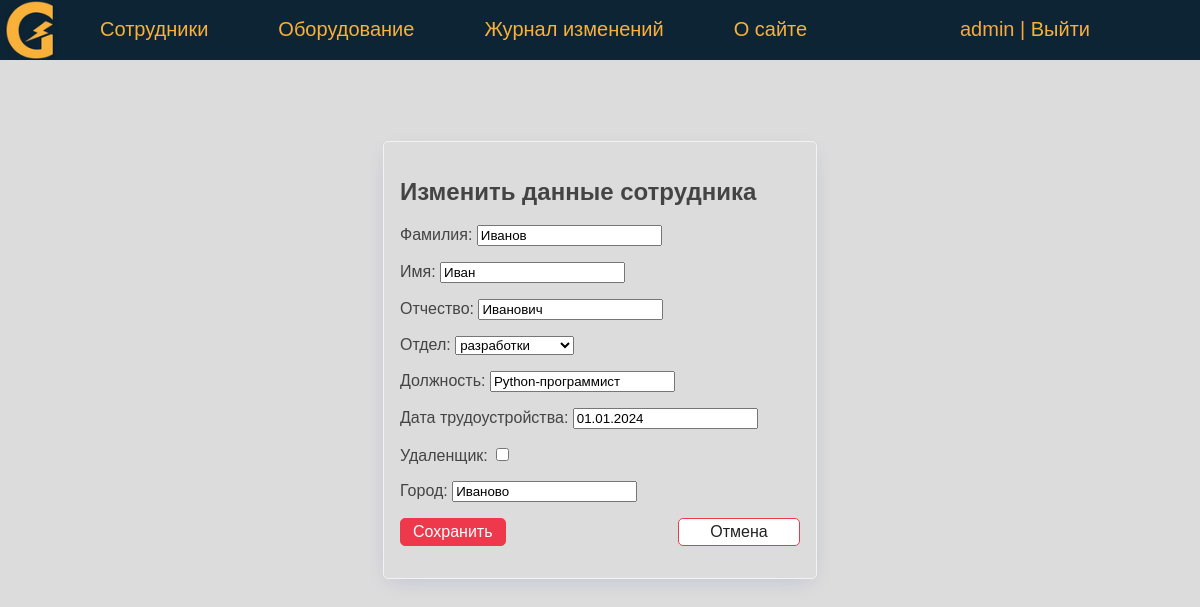
/person/2/update/ (signed in), run on the app's committed database.
### eqlog/models.py (models this page shows, shortened)
class Person(models.Model):
    last_name = models.CharField(verbose_name='Фамилия', max_length=50)
    first_name = models.CharField(verbose_name='Имя', max_length=50)
    middle_name = models.CharField(verbose_name='Отчество', max_length=50)
    department = models.ForeignKey('Department', on_delete=models.PROTECT, verbose_name='Отдел', related_name='get_persons')
    job_title = models.CharField(verbose_name='Должность', max_length=50)
    jobing_at = models.DateField(verbose_name='Дата трудоустройства', default=date(2024, 1, 1))
    created_at = models.DateTimeField(verbose_name='Дата создания', auto_now_add=True)
    updated_at = models.DateTimeField(verbose_name='Дата изменения', auto_now=True)
    remote = models.BooleanField(verbose_name='Удаленщик', default=False)
    is_working = models.BooleanField(verbose_name='Работает', default=True)
    city = models.CharField(verbose_name='Город', max_length=50, default='Москва')
    slug = AutoSlugField(populate_from='last_name', max_length=255, unique=True, db_index=True)
    user = models.ForeignKey(User, verbose_name='Пользователь', on_delete=models.DO_NOTHING, null=True)
    objects = models.Manager()
    def get_absolute_url(self):
        return reverse('person', kwargs={'pers_slug': self.slug})
    class Meta:
        verbose_name = 'Сотрудник'
        verbose_name_plural = 'Сотрудники'
        ordering = ['last_name', 'first_name']

### eqlog/views.py (the view, shortened to what this page needs)
# urls.py: path('person/<int:pk>/update/', UpdatePerson.as_view(), name='update_person'),
class UpdatePerson(LoginRequiredMixin, DataMixin, UpdateView):
    model = Person
    form_class = AddPersonForm
    template_name = 'eqlog/update_person.html'
    context_object_name = 'ps'
    def get_context_data(self, **kwargs):
        context = super().get_context_data(**kwargs)
        c_def = self.get_user_context(title='Изменить данные сотрудника')
        return {**context, **c_def}

### eqlog/forms.py (shortened to what this page needs)
class AddPersonForm(forms.ModelForm):
    class Meta:
        model = Person
        fields = ['last_name', 'first_name', 'middle_name', 'department', 'job_title', 'jobing_at', 'remote', 'city']

### eqlog/models.py (called while the page is built)
    def __str__(self):
        return self.name

### eqlog/utils.py (called while the page is built)
    def get_user_context(self, **kwargs):
        context = kwargs
        context['menu'] = menu
        return context

### eqlog/templates/eqlog/update_person.html (shortened to what this page needs)
{% extends 'eqlog/base.html' %}
{% block content %}
<div class="center">
    <form action="{% url 'update_person' ps.id %}" class="card" method="post" enctype="multipart/form-data">
        <h2> {{ title }} </h2>
        {{ form.as_p }}
        <p class="form-buttons">
            <input type="submit" class="btn btn-primary" value="Сохранить">
            <a href="{{ ps.get_absolute_url }}" class="btn btn-outline">Отмена</a>
        </p>
    </form>
</div>
{% endblock %}

### eqlog/templates/eqlog/base.html (shortened to what this page needs)
<!DOCTYPE html>
{% load static %}
<html>
<head>
    <link type="text/css" href="/static/eqlog/css/styles.css" rel="stylesheet" />
</head>
<body bgcolor="#DCDCDC">
    {% block mainmenu %}
    <header class="header">
    <ul id="mainmenu" class="mainmenu">
        <li class="logo">
            <a href="{% url 'home' %}"><div class="logo"></div></a>
        </li>
        {% for m in menu %}
            <li><a href="{% url m.url_name %}"> {{ m.title }} </a></li>
        {% endfor %}
        <li class="last">
            {% if request.user.is_authenticated %}
                <li class="last"> {{user.username}} | <a href="{% url 'logout' %}">Выйти</a> </li>
            {% else %}
                <li class="last"><a href="{% url 'login' %}">Войти</a> </li>
            {% endif %}
        </li>
    </ul>
    </header>
    {% endblock mainmenu %}
    <main>
        {% block content %}
        {% endblock content %}
    </main>
</body>
</html>

### eqlog/static/eqlog/css/styles.css (style rules this page uses)
body { font-family: 'Arial'; margin: 0; padding: 0; height: 100%; width: 100%; color: #444; }
a { color: #0059b2; text-decoration: none; }
.header { background: #0c2434; height: 60px; }
main { padding: 20px; }
.logo { background: url('../images/logo_home.png') no-repeat 0px 0px; background-size: contain; background-position: center; width: 70px; height: 60px; }
ul.mainmenu { list-style: none; margin: 0; padding: 0; height: 60px; color: #FDA83D; font-size: 20px; overflow: hidden; }
ul.mainmenu li { float: left; margin: 18px 40px 0 30px; }
ul.mainmenu li.logo { margin: 0; }
ul.mainmenu li.last { float: right; }
ul.mainmenu li a { color: #fab13a; text-decoration: none; }
.center { display: flex; flex-direction: column; align-items: center; justify-content: center; min-height: 70vh; }
.card { border: solid 1px #f2f2f2; padding: 1rem; border-radius: 5px; box-shadow: rgb(11 43 158 / 15%) 0px 6px 20px -6px; min-width: 400px; }
.form-buttons { display: flex; justify-content: space-between; align-items: center; gap: 0.75rem; }
.btn { padding: 0.25rem 0.75rem; border-radius: 5px; background-color: #ffffff; border: solid 1px #ffffff; color: #212121; cursor: pointer; test-decoration: none; font-size: 1rem; min-width: 6rem; text-align: center; }
.btn-outline { border: solid 1px #ee394c; }
.btn-primary { border: solid 1px #ee394c; background-color: #ee394c; color: #ffffff; }

### data on the page
Person: last_name "Иванов", first_name "Иван", middle_name "Иванович", department "разработки", job_title "Python-программист", jobing_at "01.01.2024", city "Иваново"

### other printed values
{{ m.title }} "Сотрудники" "Оборудование" "Журнал изменений" "О сайте"
{{ user.username }} "admin"
{{ title }} "Изменить данные сотрудника"
